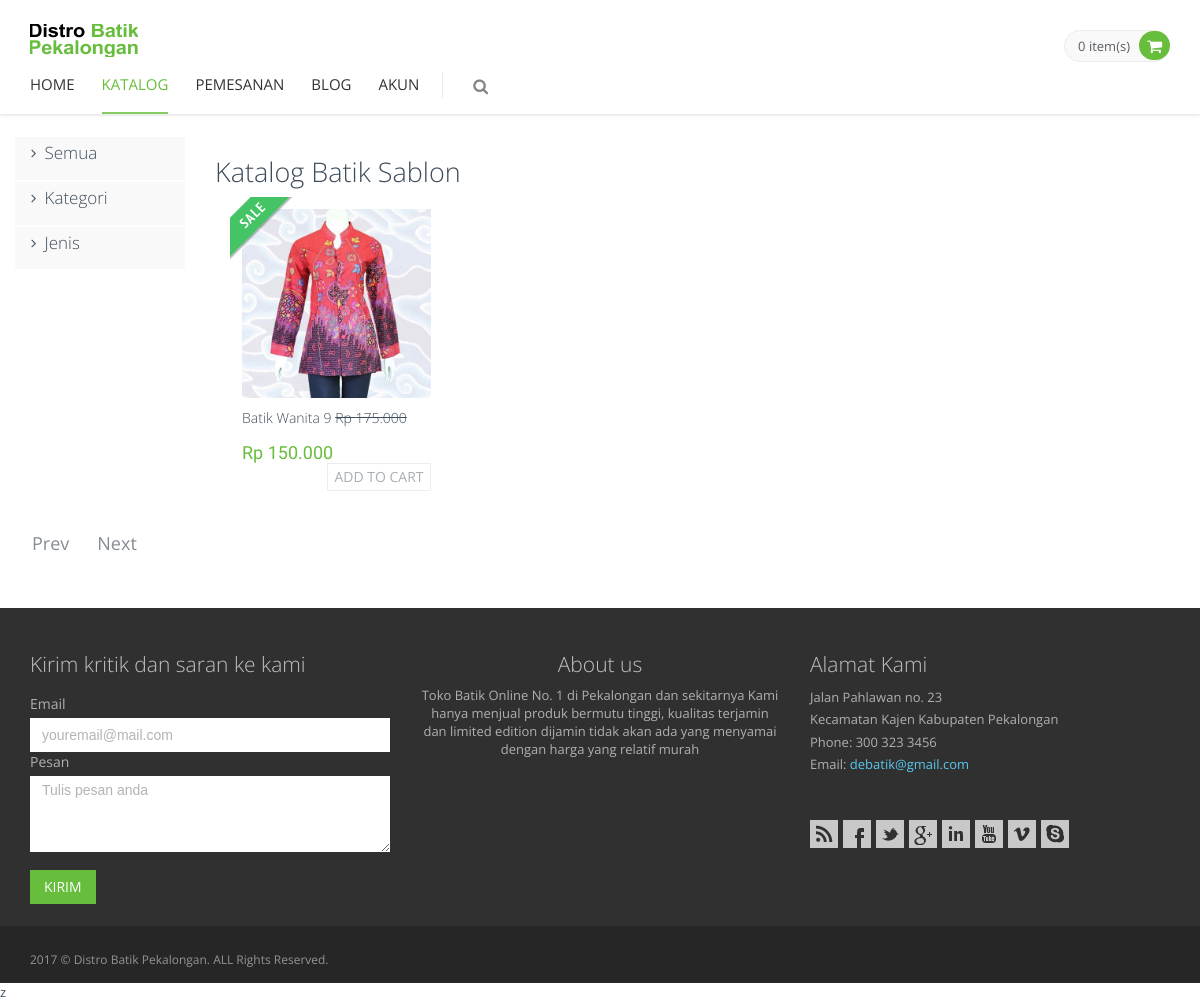
/index.php?page=sablon, run on the app's committed database.
### tables this page shows
CREATE TABLE `barang` (
  `id_barang` int(11) NOT NULL,
  `id_kategori` int(11) NOT NULL,
  `id_jenis` int(11) NOT NULL,
  `nama_barang` varchar(50) NOT NULL,
  `ukuran` varchar(3) NOT NULL,
  `foto_barang` varchar(50) NOT NULL,
  `diskon` tinyint(4) NOT NULL,
  `harga` int(11) NOT NULL,
  `harga_diskon` int(11) NOT NULL,
  `deskripsi` text NOT NULL,
  `tanggal` date NOT NULL
);

### index.php (called while the page is built, shortened)
<?php require 'layout/head.php'; ?>
<?php include 'content.php'; ?>
<?php include 'layout/prefooter.php'; ?>
<?php require 'layout/footer.php'; ?>

### layout/jenis/sablon.php (the view, shortened to what this page needs)
<div class="main">
  <div class="container" style="width: 100%;">
    <div class="row margin-bottom-40 ">
      <?php require 'layout/sidebar.php'; ?>
      <div class="col-md-10 col-sm-8">
        <h2>Katalog Batik Sablon</h2>
        <?php
          $perpage = 8;
            if (isset($_GET['hal'])) {
              $page = $_GET['hal'];
            }else {
              $page = 1;
            }
            if ($page > 1) {
              $start = ($page * $perpage) - $perpage;
            }else {
              $start = 0;
            }
          $querypro = mysqli_query($connect, "SELECT * FROM barang a, jenis b, kategori c where a.id_kategori = c.id_kategori and a.id_jenis = b.id_jenis and a.id_jenis = 3  ORDER BY id_barang DESC LIMIT $start, $perpage");
          while ($datapro = mysqli_fetch_array($querypro)) {
            if ($datapro['diskon'] == 1) { ?>
              <form method="post" action="index.php?page=katalog&amp;id=<?php echo $datapro['id_barang']; ?>">
              <div class="col-md-3 margin-bottom-20">
              <div class="product-item">
                <div class="pi-img-wrapper">
                  <img src="img/produk/<?php echo $datapro['foto_barang']; ?>" class="img-responsive" alt="<?php echo $datapro['nama_barang']; ?>">
                </div>
                <div class="sticker sticker-sale"></div>
                <h3><a href="index.php?page=detail-diskon&id=<?php echo $datapro['id_barang']; ?>"><?php echo $datapro['nama_barang']; ?></a>&nbsp;<strike><?php echo "Rp ".number_format($datapro['harga'],0,".","."); ?></strike></h3>
                <div class="pi-price"><?php
                  if ($datapro['diskon'] == 0) {
                    echo "Rp ".number_format($datapro['harga'],0,".",".");
                  }else {
                    echo "Rp ".number_format($datapro['harga_diskon'],0,".",".");
                  }
                  ?>
                  </div>
                <input type="submit" name="addtocart" class="btn btn-default add2cart" value="Add to cart">
              </div>
            </div>
            </form>
          <?php }
        }
        ?>
      </div>
      <div class="container-fluid">
           <div class="row">
              <div class="col-xs-12">
                <nav>
                <ul class="pagination pagination-lg">
                  <?php
                      $query = mysqli_query($connect, "SELECT * FROM barang");
                      $jmlbaris = mysqli_num_rows($query);
                      $halaman = ceil($jmlbaris/$perpage);
                      for($i = 1; $i <=$halaman; $i++){
                        if ($i > 1) {
                          echo "<li><a href='index.php?page=katalog&hal=$prev'> Prev </a></li>";
                          echo "<li class='pull-right'><a href='index.php?page=katalog&hal=$next'> Next </a></li>";
                        }
                      }
                   ?>
                </ul>
              </nav>
            </div>
         </div>
      </div>
    </div>
  </div>
</div>

### assets/frontend/layout/css/style.css (style rules this page uses)
h1, h2, h3, h4, h5, h6 { font: 300 'Open Sans', sans-serif; margin: 0 0 10px; }
a { color: #E02222; }
a, a:focus, a:hover, a:active { outline: 0; text-decoration: none; }
.margin-bottom-20 { margin-bottom: 20px !important; }
.margin-bottom-40 { margin-bottom: 40px !important; }
.pagination { border-radius: 0; margin: 0; }
.pagination > li { display: inline-block; margin-left: 5px; }
.pagination > li > a, .pagination > li > span, .pagination > li:first-child > a, .pagination > li:first-child > span, .pagination > li:last-child > a, .pagination > li:last-child > span { border-radius: 25px !important; border: none; color: #868c93; }
.pagination > li:first-child > a, .pagination > li:last-child > a { padding: 4px 12px 8px; }

### assets/frontend/pages/css/style-shop.css (style rules this page uses)
.product-item { padding: 12px 12px 16px; background: #fff; position: relative; }
.product-item:after { content: "."; display: block; height: 0; clear: both; visibility: hidden; font-size: 0; line-height:0; }
.sticker { position: absolute; top: 0; left: 0; width: 63px; height: 63px; }
.sticker-sale { background: url(../../layout/img/sale.png) no-repeat; }
.pi-img-wrapper { position: relative; }
.product-item h3 { font: 300 14px 'Open Sans', sans-serif; padding-top: 10px; padding-bottom: 4px; }
.product-item h3 a { color: #3e4d5c; }
.pi-price { color: #e84d1c; font: 18px 'PT Sans Narrow', sans-serif; float: left; padding-top: 1px; }
.product-item .add2cart { float: right; color: #a8aeb3; border: 1px #ededed solid; padding: 3px 6px; }
.btn { text-transform: uppercase; }

### assets/frontend/layout/css/themes/green.css (style rules this page uses)
a { color: #67bd3c; }
.pi-price { color: #67bd3c; }

### data on the page
barang: foto_barang (picture), diskon 1 (drawn), nama_barang "Batik Wanita 9", harga "175.000", harga_diskon "150.000"

### other printed values
count($_SESSION['shopping_cart']) "0"
$akun "AKUN"
